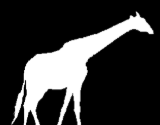
#> input picture Solucion_Practicas/Practica 5 Morfologia y Extraccion Caracteristicas/res/jirafa.png, 160 x 125 px; the run also reads 1 picture not shown here
$ jupyter execute --allow-errors 'Practica 5 Morfología y Extracción.ipynb'   (shell and % lines are left out)   (older library calls are emulated)
#> lines starting #> are read from the running program, lines starting #| are printed output that depends on the picture; after the words box and inside, x2 and y2 are one past the last pixel; in counts of white or black regions, pixels touching at a corner belong together
# Practica 5 Morfología y Extracción de Características

A continuación se presentan una serie de ejercicios de carácter calificable.

<br> Deben realizarse en los grupos de trabajo asignados y subirse al GitHub respectivo </br>

No es necesario concluir, pero deben presentarse las respuestas de forma <b> ordenada </b>

## Fecha límite de entrega: Jueves 8 de agosto a media noche.

### Función para leer las imagenes

[cell 1]
#Importar librerías

import cv2
import matplotlib.pyplot as plt
import numpy as np
import warnings
import skimage.color as color
warnings.filterwarnings('ignore')

#Definir funciones de lectura de imágenes para mayor comodidad
def img_read(filename, mode = 'color'):
    if(mode == 'color'):
        return cv2.cvtColor(cv2.imread(filename),cv2.COLOR_BGR2RGB)
    elif(mode=='grayscale' or mode=='greyscale' or mode == 'gray' or mode == 'grey'):
        return cv2.imread(filename, cv2.IMREAD_GRAYSCALE)
    else:
        return None

# 1.

Lea la imagen "res/jirafa.png" y realice:

1. Extracción de bordes mediante erosión y dilatación.
2. Extracción de bordes mediante la función gradiente.
3. Extracción de bordes mediante la operación XOR entre dilatación y erosión.

### Extracción por dilatación y erosión

[cell 2]
#Importamos las librerías

import numpy as np
import matplotlib.pyplot as plt
import skimage
import skimage.io
import skimage.morphology as morph

#Leemos la imagen de la jirafa
img = skimage.io.imread('./res/jirafa.png', as_grey=True)
#> img is the input picture: shape (125, 160) float64; min 0, max 1, mean 0.221
img = img > 0 #forma binarizar la imagen de entrada
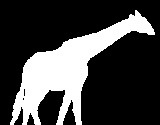
#> img: shape (125, 160) bool; 26.4% white; 1 white region, box (x1, y1, x2, y2) and area: (10, 10, 155, 125) 5286


#Creamos una máscara circular de 1 pixeles
mask3 = morph.disk(1)

#Hallamos las imagenes erosionadas y dilatadas a partir de la original
ero1 = morph.binary_erosion(img, mask3) * 1
#> ero1: shape (125, 160) int64; values 0 (black) and 1 (white), 23.6% white; 1 white region, box (x1, y1, x2, y2) and area: (11, 11, 154, 125) 4724
dil1 = morph.binary_dilation(img, mask3) * 1
#> dil1: shape (125, 160) int64; values 0 (black) and 1 (white), 29.1% white; 1 white region, box (x1, y1, x2, y2) and area: (9, 9, 156, 125) 5826


#Hacemos la resta entre la original y la erosionada, y la original y la dilatada
bordesdil = dil1 - img
#> bordesdil: shape (125, 160) int64; values 0 (black) and 1 (white), 2.7% white in thin lines or dots, all inside (x1, y1, x2, y2) = (9, 9, 156, 125)
bordesero = img - ero1
#> bordesero: shape (125, 160) int64; values 0 (black) and 1 (white), 2.8% white in thin lines or dots, all inside (x1, y1, x2, y2) = (10, 10, 155, 125)


fig, (ax1, ax2, ax3) = plt.subplots(1,3, figsize = (15, 6))
ax1.imshow(img)
ax1.set_title("Imagen orignial")

ax2.imshow(dil1 - img, cmap = "gray")
ax2.set_title("Bordes por dilatación")

ax3.imshow(img - ero1, cmap = "gray")
ax3.set_title("Bordes por erosion")

### Bordes por función gradiente

[cell 3]
#Importamos las librerías

import numpy as np
import matplotlib.pyplot as plt
import skimage
import skimage.io
import skimage.morphology as morph
import cv2

warnings.filterwarnings('ignore')
#Leemos la imagen de la jirafa
img = skimage.io.imread('./res/jirafa.png', as_grey=True)


#Creamos kernel y aplicamos función gradiente
kernel = morph.disk(1)
gradient = cv2.morphologyEx(img, cv2.MORPH_GRADIENT, kernel)

fig, (ax1, ax2) = plt.subplots(1,2, figsize = (15, 6))
ax1.imshow(img)
ax1.set_title("Imagen orignial")

ax2.imshow(gradient, cmap = "gray")
ax2.set_title("Bordes por función gradiente")

### Bordes por comparación XOR

[cell 4]
#Usaremos la expresión lógica XOR en la imagen dilatada y erosionada
# Usando las variables ero1 y dil1 del punto de bordes con erosión y dilatación
import numpy as np

gradient = np.logical_xor(ero1,dil1)
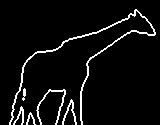
#> gradient: shape (125, 160) bool; 5.5% white in thin lines or dots, all inside (x1, y1, x2, y2) = (9, 9, 156, 125)

plt.figure(figsize= (15,6))
plt.imshow(gradient, cmap="gray")
plt.title("Bordes con comparación XOR")

# 2.

<br> Lea la imagen "res/silueta.png" y obsérvela cuidadosamente. </br>
<br> Lea también, la imagen "res/silueta2.png" y repita el proceso. </br>
<br> Las imágenes tienen dos tipos de ruido distintos colocados con una serie de cuidadosas operaciones hechas en paint </br>

Utilice morfologías de  apertura y cierre (escogiendo la máscara adecuada) para eliminar el ruido sin afectar demasiado la silueta de la jirafa.

[cell 5]
################ APERTURA #############
#Definir radio y crear una máscara para apertura
radius = 1

selem = morph.disk(radius)

img = skimage.io.imread('res/silueta.png', as_grey=True)
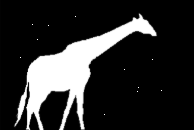
#> input picture Solucion_Practicas/Practica 5 Morfologia y Extraccion Caracteristicas/res/silueta.png, 194 x 130 px
#> img is the input picture: shape (130, 194) float64; min 0, max 1, mean 0.177

apertura = morph.binary_opening(img,selem)
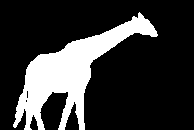
#> apertura: shape (130, 194) bool; 21.3% white; 1 white region, box (x1, y1, x2, y2) and area: (13, 12, 158, 130) 5362

fig, (ax1,ax2) = plt.subplots(1,2, figsize=(12, 6))
ax1.set_title('imagen original')
ax1.imshow(img, cmap='gray')
ax2.set_title('apertura - shape: disk(radius='+str(radius)+')')
ax2.imshow(apertura, cmap='gray')

[cell 6]
################ CIERRE #############
selem = morph.disk(1)
img = skimage.io.imread('res/silueta2.png', as_grey=True)
cierre = morph.closing(img, selem)

fig, (ax1,ax2) = plt.subplots(1,2, figsize=(12, 6))
ax1.set_title('imagen original')
ax1.imshow(img, cmap='gray')

ax2.set_title('cierre - shape: disk(radius='+str(radius)+')')
ax2.imshow(cierre, cmap='gray')

# 3.

1. Lea la imagen "res/jirafa.png" en escala de grises.

Realice un etiquetado de regiones escogiendo la máscara correcta (no necesariamente un rectángulo, prueba un disco o la identidad).

<center><i>Figura: Solución aproximada</i></center>

Imprima el número de etiquetas (Debe ser 1)

2. Ya que ha leido la imagen "res/jirafa.png" utilice el método de esqueletización de Zhang para obtener el esqueleto de ésta imagen (recuerde que es una imagen binaria).

[cell 7]
#PARTE 1

#Se pasa a crear la máscara "elemento estructural"

#Se probarón distintos elementos estructurales

selem = morph.rectangle(1,2) # con esté elemento estructural, la solución se acerco mas a la deseada
#selem = morph.disk(2)
#selem = morph.diamond(3)
#selem= np.identity(3)

#Se Lee la imagen de entrada en escala de grises y se binariza en una copia
img = img_read('res/jirafa.png', "gray")
imgB = img>0.5

#Aplicamos una erosión sobre la imagen copia
erosion_once13 = morph.binary_erosion(imgB,selem)
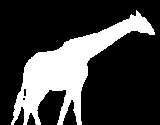
#> erosion_once13: shape (125, 160) bool; 25.3% white; 1 white region, box (x1, y1, x2, y2) and area: (11, 10, 155, 125) 5065

#Eliminamos objetos pequeños sobre la imagen erosionada
objetos_pequeños_eliminados = morph.remove_small_objects(erosion_once13,min_size = 2000, connectivity = 1)

#Etiquetar la imagen mediante la función label de skimage, cuyos parámetros son la imagen
#el número de vecinos, la conectividad
labels, num_labels = morph.label(objetos_pequeños_eliminados, neighbors=4, return_num=True, connectivity= 1)
#> num_labels = 1

#Caracterizar los labels, mediante colores y sobre la imagen original
image_label_overlay = color.label2rgb(labels, image=img)
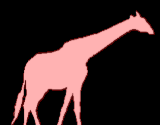
#> image_label_overlay: shape (125, 160, 3) float64; mean R, G, B 0.231, 0.155, 0.155

#Generar subplot 2x2 para mostrar imagen original, eliminación de objetos pequeños(que actúa como máscara)
#y los labels de la información extraída
fig, ((ax1,ax2),(ax3, ax4)) = plt.subplots(2,2, figsize=(20,15))

ax1.set_title('imagen binaria')
ax1.imshow(imgB, cmap='gray')
ax2.set_title('Imagen tras eliminar objetos pequeños')
ax2.imshow(objetos_pequeños_eliminados, cmap='gray')
ax3.set_title('Etiquetas')
ax3.imshow(labels, cmap='jet')
ax4.set_title('Etiquetas sobre la imagen original')
ax4.imshow(image_label_overlay, cmap='jet')

#Imprime el número de etiquetas
print("\n")
print("Número de etiquetas", num_labels)
#| Número de etiquetas 1

[cell 8]
#PARTE 2

img = skimage.io.imread('res/jirafa.png', as_grey=True)
#Se Lee la imagen de entrada en escala de grises y se binariza
img = img > 0.5
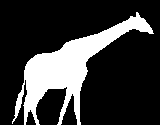
#> img: shape (125, 160) bool; 22% white; 1 white region, box (x1, y1, x2, y2) and area: (12, 12, 154, 125) 4408

#Aplicar la función de esquelización de skimage, cuyo único parámetro de entrada es la imagen
skeleton = morph.skeletonize(img)
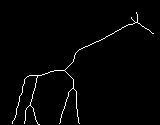
#> skeleton: shape (125, 160) bool; 1.8% white in thin lines or dots, all inside (x1, y1, x2, y2) = (12, 12, 154, 125)

#Crear subplot 1x2 que muestre imagen de entrada e imagen bajo esqueletización
fig, (ax1,ax2) = plt.subplots(1,2, figsize=(20,20))
ax1.set_title('imagen original')
ax1.imshow(img, cmap='gray')
ax2.set_title('Skeletonize')
ax2.imshow(skeleton, cmap='gray')

## No olvide revisar el Pipeline de segmentación que se encuentra en el notebook de la clase 8.

# 4.

Cree una imagen de ceros (np.zeros()) de 600x600, posteriormente un cuadrado de 100x100, cuyo <i>start</i> está en la coordenada [200,200] (Utilice la función rectangle de skimage, es un proceso análogo a dibujar la elipse)

<center><i>Figura: Cuadrado</i></center>

Una vez tenga la imagen anterior, realice los siguientes pasos (Debe realizar UN SOLO PLOT POR CADA NUMERAL listado a continuación)

1. Plotee el cuadrado que creó, imprima el área y el perímetro respectivos.
2. Imprima el cuadrado con el centroide, adicionalmente imprima las coordenadas del centroide.
3. Imprima el cuadrado rodeado por el rectángulo más pequeño que lo rodea (si quiere puede mostrarlo con el centroide)
4. Muestre las distancias respecto al contorno.
5. Imprima el cuadrado con el centroide y el contorno, junto a la medida entre el contorno y el centroide.
6. ¿Cuál es el diámetro equivalente? imprímalo.
7. Imprima los momentos de HU y sus logaritmos.

### Creación de la imagen

[cell 9]
from skimage.draw import rectangle

image = np.zeros((600, 600), dtype=np.uint8)
start = (200, 200)
extent = (100,100)
rr, cc = rectangle(start,extent, shape=img.shape)
image[rr, cc] = 1
plt.imshow(image, cmap="gray")

### 1. Área y perímetro

[cell 10]
#Importar librerías

from skimage.measure import label
import numpy as np
import matplotlib.pyplot as plt

from skimage.draw import ellipse
from skimage.measure import label, regionprops, find_contours
from skimage.transform import rotate


#Etiquetar la imagen de entrada
label_img = label(image)

#Generar un vector de propiedades de la región elíptica
props = regionprops(label_img)

#Imprimir el perímetro de la lista en la posición 0 de la matriz props
print("El perímetro es: ", props[0].perimeter, " píxeles.")

#Generar las propiedades de la imagen etiquetada
props = regionprops(label_img)

#Calcular el área de la matriz en la posición 0, por tanto del caballo
print("El área es: ", props[0].area, " píxeles.")

#Mostrar la imagen etiquetada
fig, ax = plt.subplots(1,1, figsize=(5, 6))
ax.set_title('Imagen')
ax.imshow(label_img, cmap='gray', vmin=0, vmax=1)
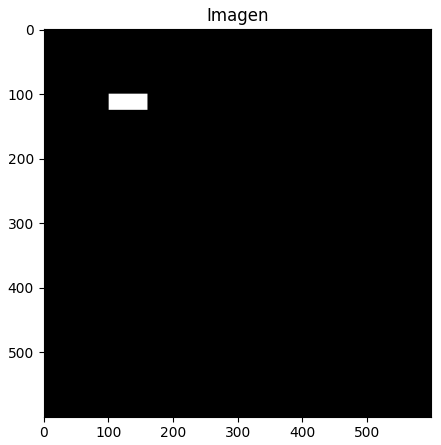
#> figure drawn by matplotlib, 1 panel

### 2. Centroide y sus coordenadas

[cell 11]
#Etiquetar la imagen y obtener las propiedades de las etiquetas
label_img = label(image)
props = regionprops(label_img)

#Obtener las coordenadas x,y del centroide de la región etiquetada
y0, x0 = props[0].centroid
print("El centroide es: ", props[0].centroid)

#Imprimir la imagen con el centroide pintado de verde
fig, ax = plt.subplots(1,1, figsize=(5, 6))
ax.set_title('Imagen')
ax.plot(x0, y0, '.g', markersize=15)
ax.imshow(label_img, cmap='gray', vmin=0, vmax=1)

### 3.Cuadrado más pequeño

[cell 12]
label_img = label(image)
props = regionprops(label_img)

#Utilizar la función bbox para buscar los 4 puntos que conforman el rectángulo más pequeño
#que puede contener la región etiquetada
minr, minc, maxr, maxc = props[0].bbox
bx = (minc, maxc, maxc, minc, minc)
by = (minr, minr, maxr, maxr, minr)


#Mostrar la región que corresponde al rectángulo que encierra la región etiquetada
fig, ax = plt.subplots(1,1, figsize=(5, 6))
ax.set_title('Imagen')
ax.plot(x0, y0, '.g', markersize=15)
ax.plot(bx, by, '-b', linewidth=2.5)
ax.imshow(label_img, cmap='gray', vmin=0, vmax=1)

### 4. Distancia respecto al contorno

[cell 13]
#Importar librerías

from skimage.measure import label
import numpy as np
import matplotlib.pyplot as plt

import math
from skimage.draw import ellipse
from skimage.measure import label, regionprops, find_contours
from skimage.transform import rotate

#Definir función de la distancia euclidiana para posiciones de matrices
def euc_distance(p1, p2):
    distance = math.sqrt( (p1[0]-p2[0])**2 + (p1[1]-p2[1])**2 )
    return distance

#SE usa la imagen ya creada

label_img = label(image)
props = regionprops(label_img)

#Encontrar el centroide, la posición y,x, y dibujar los contornos
centroid = props[0].centroid
(y0, x0) = centroid
contours = find_contours(label_img, 0)

contour = contours[0]

#Definir los parámetros de entrada
dist_min = None
min_point = None
dist_max = None
max_point = None

#Ciclo for para iterar las posiciones x,y en la matriz de contornos
for point in contour:

    #Definir los puntos xi, yi del contorno, calcular su distancia euclídea
    #respecto al centroide
    xi = point[1]
    yi = point[0]
    dist = euc_distance( (x0,y0) , (xi,yi)  )
    #Condicionales para buscar el punto más cercano y el más lejano al centroide
    if not dist_min or dist < dist_min:
        dist_min = dist
        min_point = (xi, yi)
    if not dist_max or dist > dist_max:
        dist_max = dist
        max_point = (xi, yi)

#Mostrar en la figura la imagen original, contorno dibujado, centroide y puntos más cercanos
#y alejados del mismo
fig, ax = plt.subplots(1,1, figsize=(5, 6))
ax.plot(x0, y0, '.g', markersize=15)
ax.plot(max_point[0], max_point[1], '.r', markersize=15)
ax.plot(min_point[0], min_point[1], '.b', markersize=15)
for n, contour in enumerate(contours):
    ax.plot(contour[:, 1], contour[:, 0], linewidth=2)
ax.plot((x0, max_point[0]), (y0, max_point[1]), '-r', linewidth=2.5)
ax.plot((x0, min_point[0]), (y0, min_point[1]), '-r', linewidth=2.5)
#ax.plot(bx, by, '-b', linewidth=2.5)
ax.set_title('Imagen')
ax.imshow(label_img, cmap='gray', vmin=0, vmax=1)

### 5.

[cell 14]
#Importar librerías

from skimage.measure import label
import numpy as np
import matplotlib.pyplot as plt

import math
from skimage.draw import ellipse
from skimage.measure import label, regionprops, find_contours
from skimage.transform import rotate

#Definir función de distancia euclidiana para puntos en dos matrices
def euc_distance(p1, p2):
    distance = math.sqrt( (p1[0]-p2[0])**2 + (p1[1]-p2[1])**2 )
    return distance


#Etiquetar imagen de entrada, generar la matriz de posiciones de los
#contornos encontrados
label_img = label(image)
props = regionprops(label_img)

#Calcular el centroide, su posición y,x
centroid = props[0].centroid
(y0, x0) = centroid

#Dibujar los contornos alrededor de la región etiquetada
contours = find_contours(label_img, 0)
contour = contours[0]

#Definir la distancia acumulada
dist_acum = 0

#Ciclo for que muestra los puntos xi, yi y acumula la distancia euclídea entre
#los puntos con el centroide en cada uno de las iteraciones
for point in contour:
    xi = point[1]
    yi = point[0]
    dist_acum += euc_distance( (x0,y0) , (xi,yi)  )

#La distancia media tal como se muestra en la fórmula ejemplo
dist_med = dist_acum/len(contour)

#Imprimir la distancia media del contorno y el centroide
print("La distancia media entre el centroide y el contorno es:", dist_med)

#Imprimir  la imagen, su centroide y la región etiquetada delimitada por el contorno
fig, ax = plt.subplots(1,1, figsize=(5, 6))
ax.plot(x0, y0, '.g', markersize=15)
for n, contour in enumerate(contours):
    ax.plot(contour[:, 1], contour[:, 0], linewidth=2)

#ax.plot(bx, by, '-b', linewidth=2.5)
ax.set_title('Imagen')
ax.imshow(label_img, cmap='gray', vmin=0, vmax=1)

### 6. Diametro equivalente

[cell 15]
label_img = label(image)
props = regionprops(label_img)

#Utilizar la función equivalent_diameter para calcular el diámetro equivalente a la
#región etiquetada
diam_equiv = props[0].equivalent_diameter

#Calcular la orientación y el centroide de la región
orientation = props[0].orientation
centroid = props[0].centroid
(y0,x0) = centroid

minr, minc, maxr, maxc = props[0].bbox

#Calcular los extremos de las líneas rectas cuyo origen es el centroide
x1 = x0 + math.cos(orientation) * 0.5 * diam_equiv
y1 = y0 - math.sin(orientation) * 0.5 * diam_equiv
x2 = x0 - math.sin(orientation) * 0.5 * diam_equiv
y2 = y0 - math.cos(orientation) * 0.5 * diam_equiv

#Imprimir el diámetro equivalente
print("El diametro equivalente es de ", diam_equiv, " píxeles.")

#Mostrar la imagen etiquetada con las líneas que van desde el centroide hasta los puntos
#calculados x1,y1,x2,y2
fig, ax = plt.subplots(1,1, figsize=(5, 6))
ax.set_title('Imagen')
ax.plot((x0, x1), (y0, y1), '-r', linewidth=2.5)
ax.plot((x0, x2), (y0, y2), '-r', linewidth=2.5)
ax.imshow(label_img, cmap='gray', vmin=0, vmax=1)

### 7. Momentos de hu y sus logaritmos

[cell 16]
label_img = label(image)
props = regionprops(label_img)
momentos_hu = props[0].moments_hu

#Imprimir la matriz de momentos hu
print("Momentos Hu: ", momentos_hu)

#Aplicar logaritmo a la matriz de momentos hu e imprimirla
momentos_hu_log = - np.sign(momentos_hu) * np.log(np.abs(momentos_hu))

print("Logaritmos de los Momentos Hu: ", momentos_hu_log)

#Mostrar la imagen sobre la cual se trabaja
fig, ax = plt.subplots(1,1, figsize=(5, 6))


ax.set_title('Imagen')
ax.imshow(label_img, cmap='gray', vmin=0, vmax=1)

# 5.

Lea la imagen "res/cancer.bmp" y la máscara "res/lesion.bmp", utilice los algoritmos de extracción de características para encontrar los estadísticos de primer y segundo orden de esta imagen. Preste especial atención a este proceso individual, puesto que en el ejercicio guiado lo hará para varias imágenes.

## Primer orden

[cell 17]
#Importar librerías
import cv2
import matplotlib.pyplot as plt
import numpy as np
from scipy.stats import kurtosis
from scipy.stats import skew

#Definir funciones de conversión de imágenes de un canal a otro, de
#correción de BGR a RGB, y pasar a escala de grises
def bgr_to_gray(im):
    return cv2.cvtColor(im, cv2.COLOR_BGR2GRAY)

def rgb_to_gray(im):
    return cv2.cvtColor(im, cv2.COLOR_RGB2GRAY)

def bgr_to_rgb(im):
    return cv2.cvtColor(im, cv2.COLOR_BGR2RGB)


def rgb_to_lab(im):
    return cv2.cvtColor(im, cv2.COLOR_RGB2LAB)


def rgb_to_hsv(im):
    return cv2.cvtColor(im, cv2.COLOR_RGB2HSV)

[cell 18]
#Definir la función para obtener características del espacio LAB y HSV
# [85 lines left out: functions get_lab_hsv_features, get_rgb_features, features_pipeline, not called in this run]

#Leer imagen de entrada, una máscara de entrada binarizada
img = img_read("res/cancer.bmp", "color")
#> call 2 of img_read, with filename = 'res/cancer.bmp', mode = 'color'
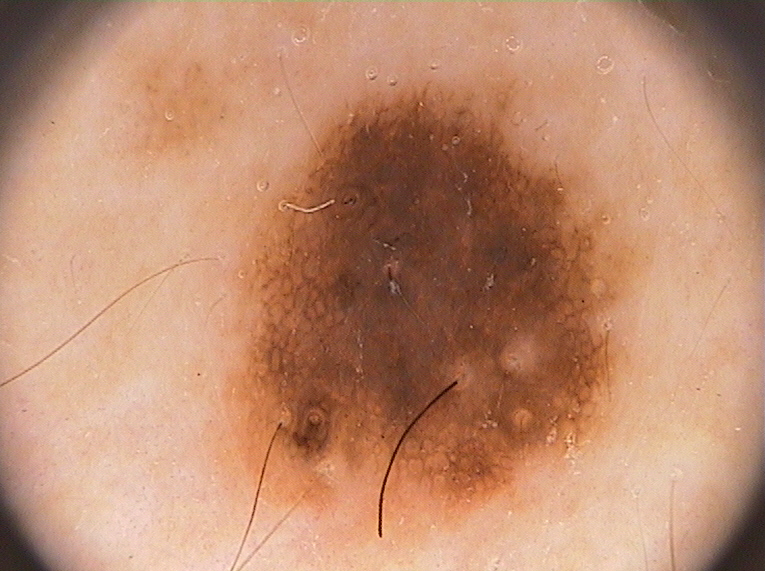
#> input picture Solucion_Practicas/Practica 5 Morfologia y Extraccion Caracteristicas/res/cancer.bmp, 765 x 572 px
#> (the rest of this cell did not finish here and is left out)

mask = mask > 128

#Multiplicar imagen de entrada por la máscara
img = img*(mask)

#Invocar el diccionario de características
features1 = features_pipeline(img, mask)
plt.imshow(img)

#> (a cell that did not finish here is left out)

## Segundo orden

[cell 20]
#Importar librerías
from skimage.feature import greycomatrix, greycoprops

#Función de estadísticos de segundo orden
# [26 lines left out: functions get_glcm_features, features_pipeline, not called in this run]


#Leer la imagen de entrada y una máscara, posteriormente binarizarla
img = img_read("res/cancer.bmp", "color")
#> (the rest of this cell did not finish here and is left out)

#> (a cell that did not finish here is left out)

# Ejercicio Guiado.

El objetivo de este ejercicio es, mediante 5 imágenes de un dataset de melanomas, mostrar al estudiante cuál es el proceso de extracción de características.

No duden en ir a la carpeta PH2Dataset para observar la información allí consignada, de igual forma las subcarpetas que contienen la imagen a estudiar y sus máscaras.

## Leer estas utilidades, librerías a utilizar y funciones de lectura que necesitaremos para facilitar el trabajo posterior.

[cell 22]
from glob import glob
from abc import ABCMeta, abstractmethod
from os.path import join, splitext, basename, abspath
from os import listdir
from skimage.io import imread
import pandas as pd
import warnings
from matplotlib import pyplot as plt
import numpy as np
from scipy.stats import kurtosis
from scipy.stats import skew
import math
from skimage import morphology
from skimage.measure import label, regionprops
import cv2
from skimage import measure
from scipy.ndimage import rotate
import math


warnings.filterwarnings("ignore")

class MissingAttributeException(Exception):
    # [4 lines left out: function __init__, not called in this run]


class BaseDataset:
    __metaclass__ = ABCMeta

    def __init__(self, dataset_path):
        self.__dataset_path = abspath(dataset_path)
        self.__image_list = self.load_dataset(self.__dataset_path)
        self.__sample = self.__image_list

    # [18 lines left out: function load_dataset, not called in this run]

    @abstractmethod
    def read_data(self, filename):
        return None

    @abstractmethod
    def has_class(self):
        return False

    @abstractmethod
    def has_labels(self):
        return False

    @abstractmethod
    def has_ground_truth(self):
        return False

    @property
    def image_names(self):
        return [i['imageName'] for i in self.__sample]

    @property
    def num_images(self):
        return len(self.__sample)

    def reset_sample(self):
        self.__sample = self.__image_list

    # [63 lines left out: functions set_sample, exclude_from_sample, get_image_data, get_ground_truth_data, get_image_class, get_image_labels, not called in this run]


class MPEG7Dataset(BaseDataset):
    """
    Concrete implementation of the MPEG-7 Dataset
    """

    # [8 lines left out: function __init__, not called in this run]

class PH2Dataset(BaseDataset):
    """
    Concrete implementation of the MPEG-7 Dataset
    """

    def __init__(self, base_path):
        BaseDataset.__init__(self, base_path)
